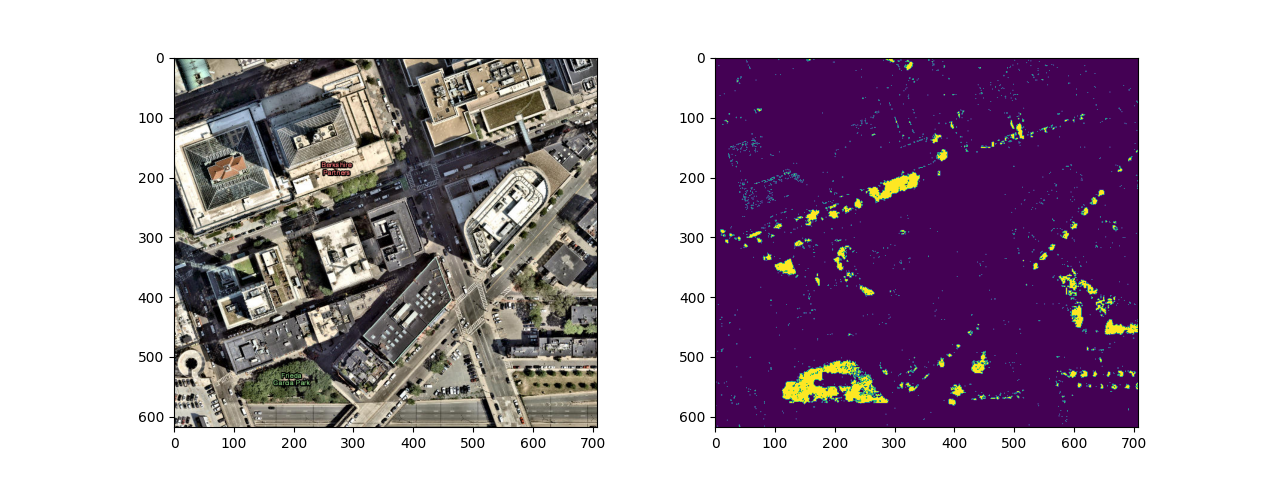
#> input picture green_plots/screenshot_0_0.png, 1280 x 480 px, found by its file name; its folder holds only this picture in this run
$ jupyter execute --allow-errors GreenDetection.ipynb
#> lines starting #> are read from the running program, lines starting #| are printed output that depends on the picture; after the words box and inside, x2 and y2 are one past the last pixel; in counts of white or black regions, pixels touching at a corner belong together
[cell 1]
from PIL import Image
import numpy as np
import matplotlib.pyplot as plt

[cell 2]
def green(img):
    shape = np.shape(img)
    return np.count_nonzero(img==255)/(shape[0]*shape[1])
def show_images(im,huesat_mask,save_outputs,filename):
    figwidth, figheight = plt.rcParams["figure.figsize"]
    fig, axes = plt.subplots(1, 2, figsize=(2 * figwidth, 1*figheight))

    axes[0].imshow(im)
    axes[1].imshow(huesat_mask)
    if save_outputs:
        fig.savefig(f'green_plots/{filename}.png')
        plt.close()

[cell 3]
def one_img(filename,min_hue=40,max_hue=70,sat_min=0.2,min_val = 20,save_outputs=False,display=False):
#> called with filename = 'screenshot_0_0', min_hue = 40, max_hue = 70, sat_min = 0.2, min_val = 20, save_outputs = True, display = True
    read_from = f'Cropped/{filename}.png'

    im = Image.open(read_from).convert('HSV')
#> im: PIL image 1280x480 HSV; mean H, S, V 68.3, 73.7, 177.2
    Hue = np.array(im.getchannel('H'))
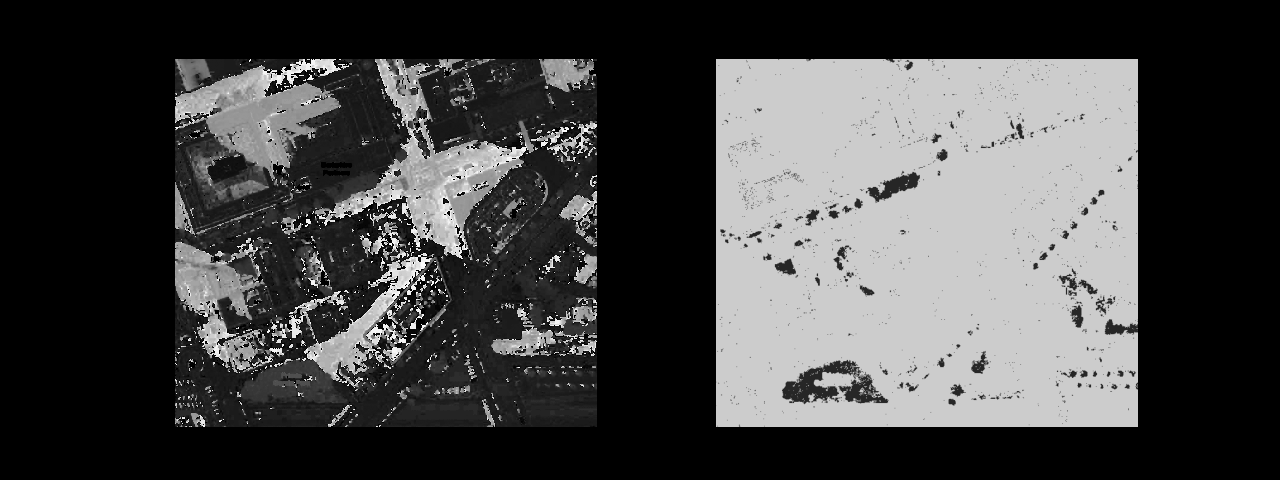
#> Hue: shape (480, 1280); min 0, max 253, mean 68.3
    rgb = Image.open(read_from).convert('RGB')
    a = np.asarray(rgb, int)

    m = np.min(a,2).T
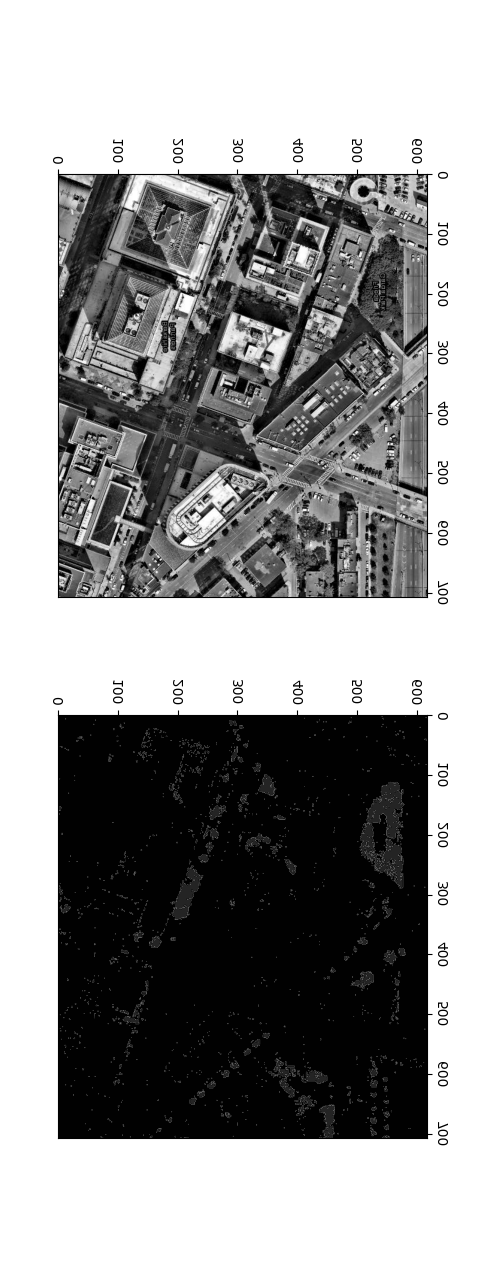
#> m: shape (1280, 480) int64; min 0, max 255, mean 150.5
    M = np.max(a,2).T
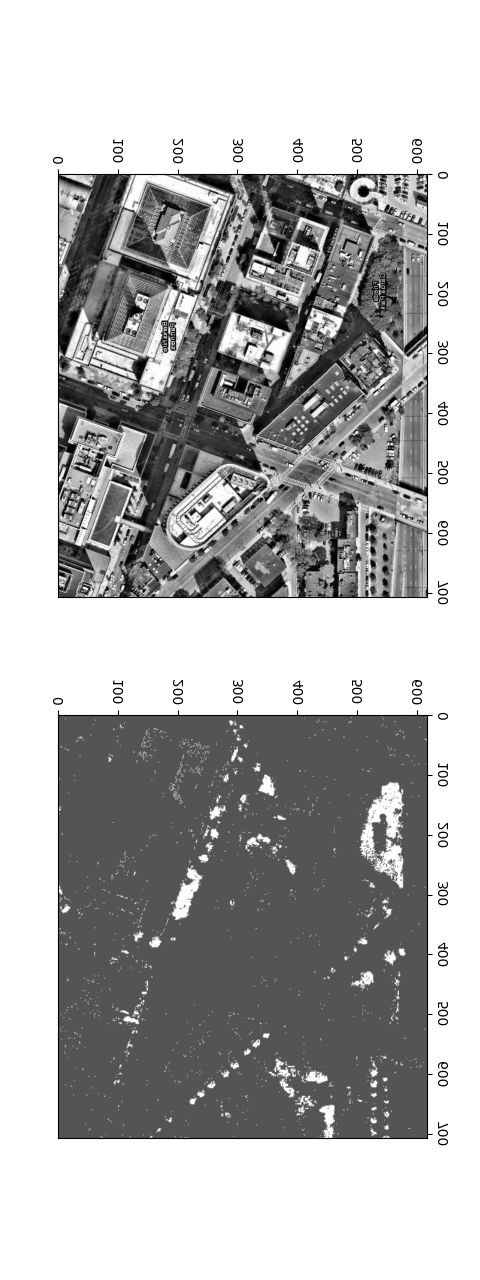
#> M: shape (1280, 480) int64; min 0, max 255, mean 177.2
    C = M - m
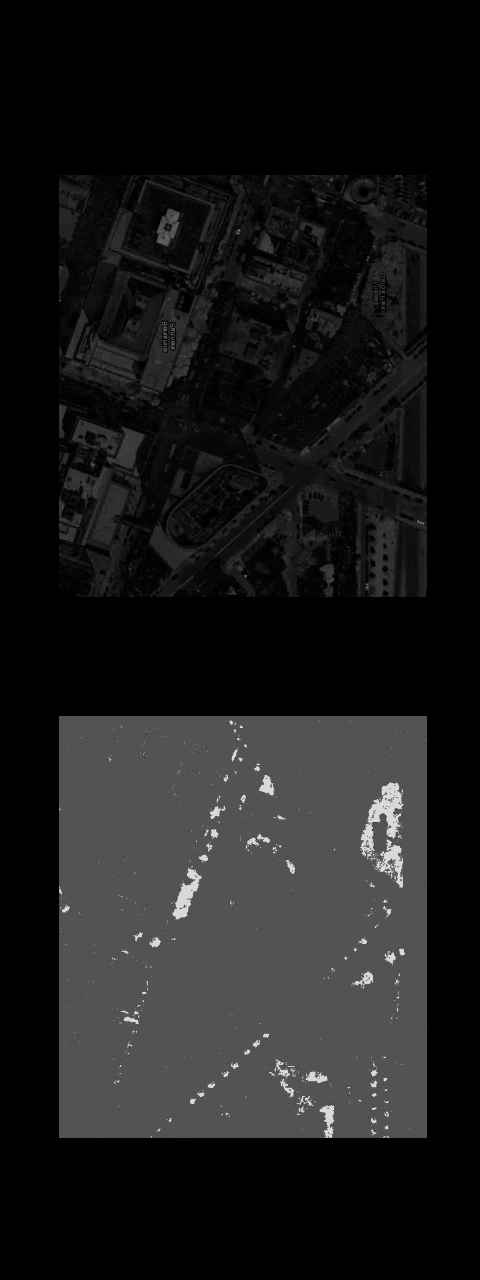
#> C: shape (1280, 480) int64; min 0, max 217, mean 26.7
    Cmsk = C != 0
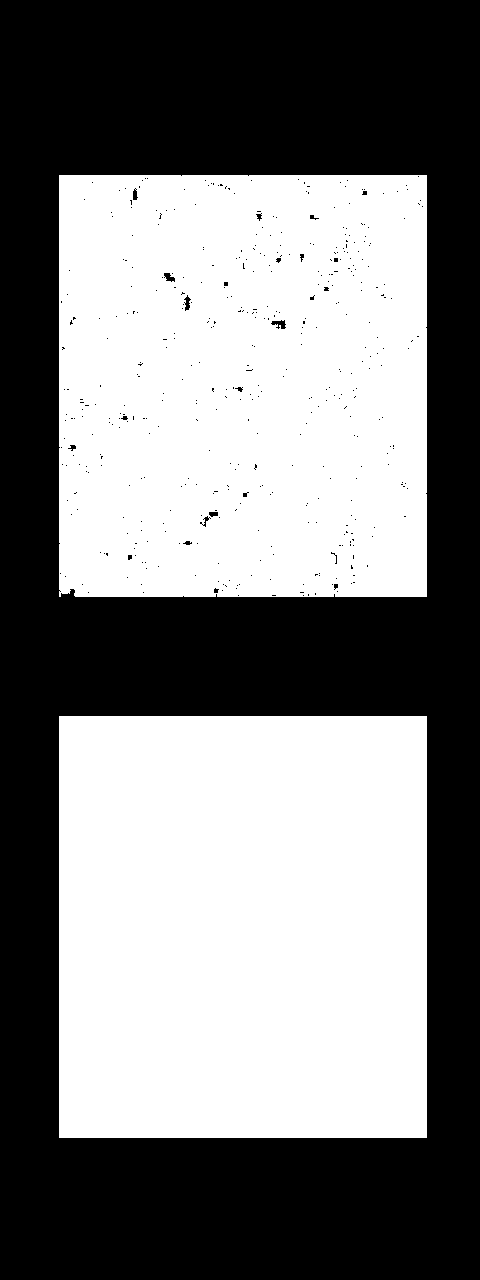
#> Cmsk: shape (1280, 480) bool; 50.3% white; 445 black regions (432 under 20 px), largest, box (x1, y1, x2, y2) and area: (0, 0, 480, 1280) 303887, (271, 320, 286, 329) 78, (164, 273, 175, 282) 61
    V = M
    S = np.zeros_like(Hue, float).T
    S[Cmsk] = ((C[Cmsk]) / V[Cmsk])
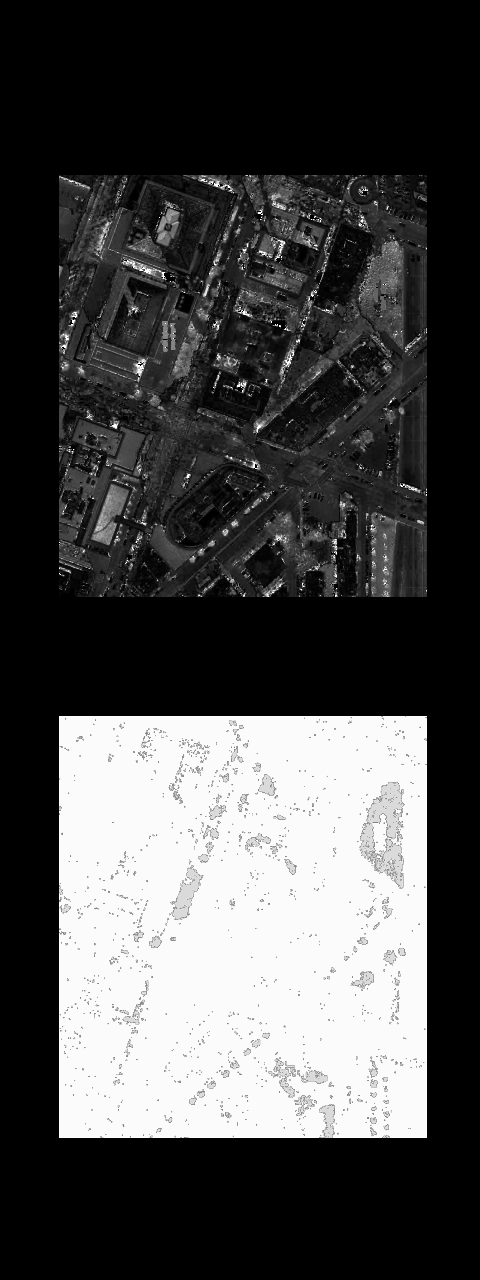
#> S: shape (1280, 480) float64; min 0, max 1, mean 0.29

    huesat_mask = np.zeros_like(Hue, dtype=np.uint8)
    huesat_mask[(Hue>min_hue) & (Hue<max_hue) & (S.T > sat_min)& (V.T > min_val)] = 255

    if display or save_outputs:
        show_images(im,huesat_mask,save_outputs,filename)
#> in show_images, `fig.savefig(f'green_plots/{filename}.png')`:
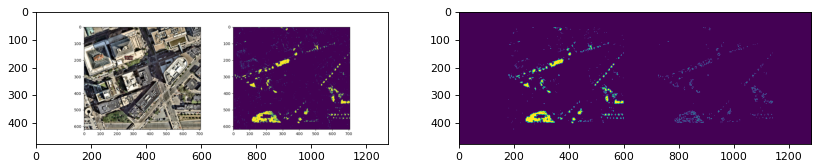
#> figure drawn by matplotlib, 2 panels

    return green(huesat_mask)

def graph_it_all(filename,min_hue=40,max_hue=70,sat_min=0.2,min_val=20,save_outputs=False,test_mode=False,display_col=0):
    arr = []
    r = 8
    c = 6
    for x in range(r):
        tmp = []
        for y in range(c):
            if x==display_col and test_mode == True:
                tmp.append(one_img(f'{filename}_{x}_{y}',min_hue,max_hue,sat_min,min_val,save_outputs,display=True))
            else:
                tmp.append(one_img(f'{filename}_{x}_{y}',min_hue,max_hue,sat_min,min_val,save_outputs,display=False))
        arr.append(tmp)
    return arr
